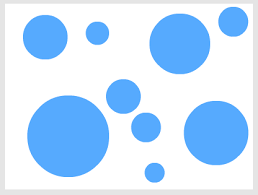
#> input picture blue_circles.png, 258 x 195 px
$ python 'Robotics Final Project.py'   (Python 2 division)
#> lines starting #> are read from the running program, lines starting #| are printed output that depends on the picture
import numpy as np
import cv2

n = 4
map = map = np.zeros((n, n))
curr = 0
curc = 0

img = cv2.imread('blue_circles.png',0)
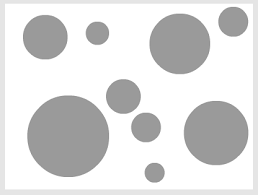
#> img: shape (195, 258); min 146, max 255, mean 220.3

for y in range (50, 400):
    curc = 0
    for x in range (50, 400):
        if np.any(img[x][y]) < 255:
#> (the run stopped early here; a loop or call above may not have finished)

$ run again, with Capture.PNG copied over blue_circles.png
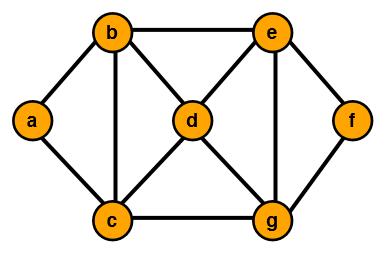
#> input picture Capture.PNG, 385 x 253 px
#> `img = cv2.imread('blue_circles.png',0)`:
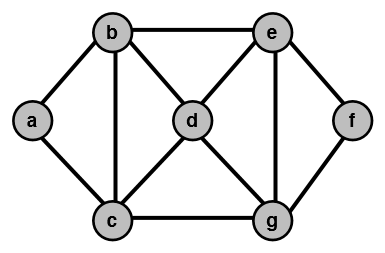
#> img: shape (253, 385); min 0, max 255, mean 230.8

$ run again, with Map.png copied over blue_circles.png
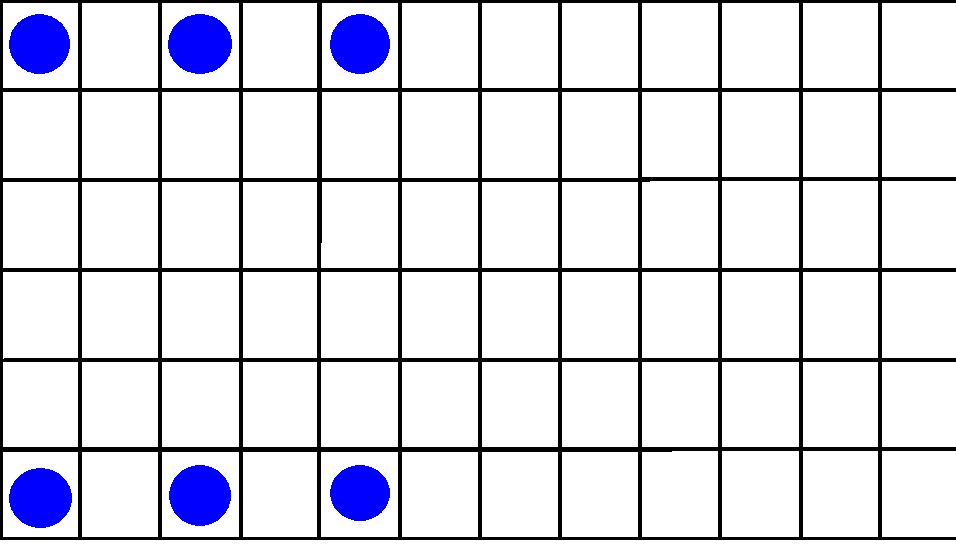
#> input picture Map.png, 956 x 548 px
#> `img = cv2.imread('blue_circles.png',0)`:
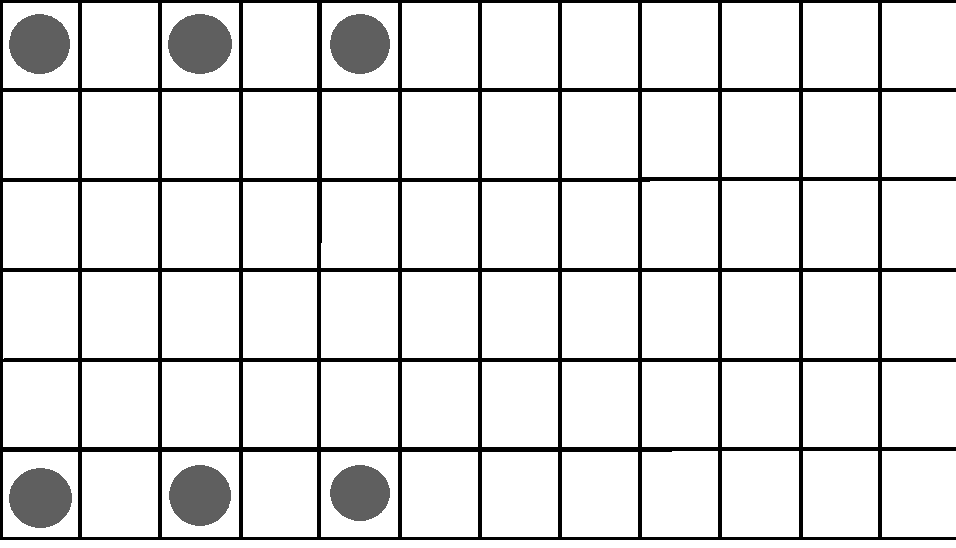
#> img: shape (548, 956); min 0, max 255, mean 225.5

$ run again, with grid.png copied over blue_circles.png
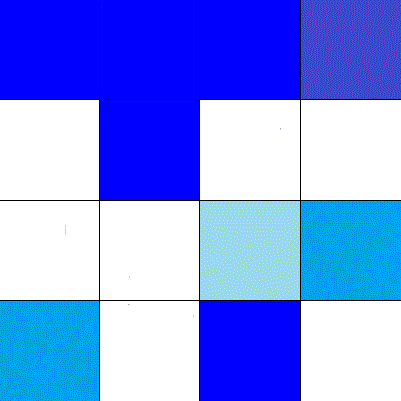
#> input picture grid.png, 401 x 401 px
#> `img = cv2.imread('blue_circles.png',0)`:
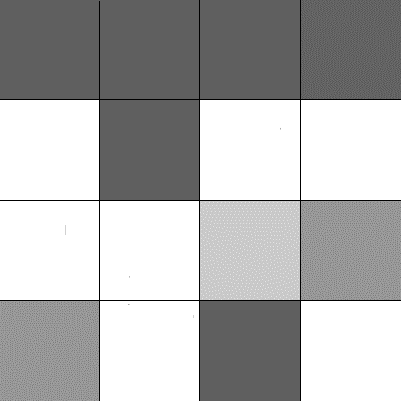
#> img: shape (401, 401); min 0, max 255, mean 176.3
